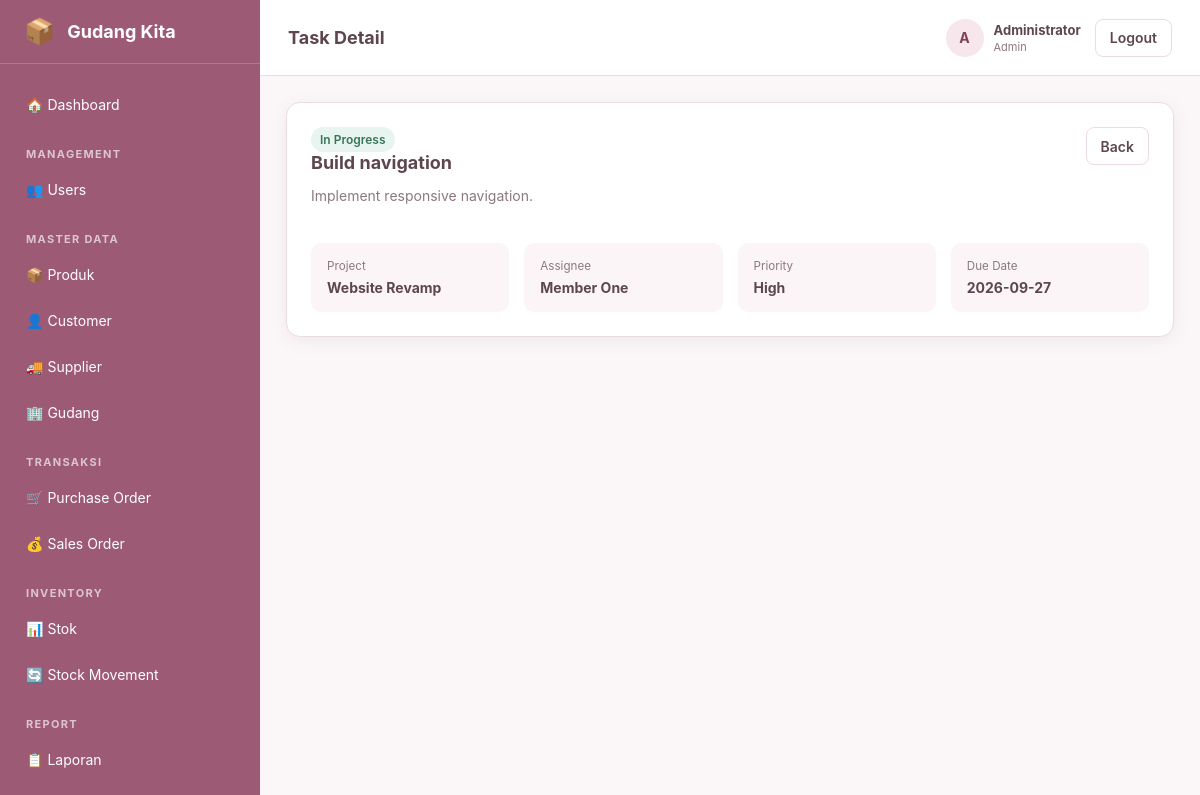
Screenshot of /?page=tasks&action=view&id=2 (signed in) with the database file from the repository.
### tables this page shows
CREATE TABLE tasks (
 id INT UNSIGNED AUTO_INCREMENT PRIMARY KEY,
 project_id INT UNSIGNED NOT NULL,
 title VARCHAR(180) NOT NULL,
 description TEXT NOT NULL,
 assignee_id INT UNSIGNED NOT NULL,
 status ENUM('To Do','In Progress','Done') NOT NULL DEFAULT 'To Do',
 priority ENUM('Low','Medium','High') NOT NULL DEFAULT 'Medium',
 due_date DATE NOT NULL,
 created_at TIMESTAMP NOT NULL DEFAULT CURRENT_TIMESTAMP,
 updated_at TIMESTAMP NOT NULL DEFAULT CURRENT_TIMESTAMP ON UPDATE CURRENT_TIMESTAMP,
 INDEX idx_tasks_project(project_id), INDEX idx_tasks_assignee_status(assignee_id,status), INDEX idx_tasks_due_status(due_date,status),
 CONSTRAINT fk_tasks_project FOREIGN KEY(project_id) REFERENCES projects(id) ON UPDATE CASCADE ON DELETE RESTRICT,
 CONSTRAINT fk_tasks_assignee FOREIGN KEY(assignee_id) REFERENCES users(id) ON UPDATE CASCADE ON DELETE RESTRICT
);

CREATE TABLE projects (
 id INT UNSIGNED AUTO_INCREMENT PRIMARY KEY,
 name VARCHAR(150) NOT NULL,
 description TEXT NOT NULL,
 status ENUM('Planning','Active','Completed','Archived') NOT NULL DEFAULT 'Planning',
 start_date DATE NOT NULL,
 target_date DATE NOT NULL,
 created_at TIMESTAMP NOT NULL DEFAULT CURRENT_TIMESTAMP,
 updated_at TIMESTAMP NOT NULL DEFAULT CURRENT_TIMESTAMP ON UPDATE CURRENT_TIMESTAMP,
 INDEX idx_projects_status(status), INDEX idx_projects_target(target_date),
 CONSTRAINT chk_project_dates CHECK(target_date >= start_date)
);

CREATE TABLE users (
 id INT UNSIGNED AUTO_INCREMENT PRIMARY KEY,
 username VARCHAR(50) NOT NULL UNIQUE,
 password VARCHAR(255) NOT NULL,
 name VARCHAR(100) NOT NULL,
 email VARCHAR(150) NULL UNIQUE,
 role ENUM('Admin','WarehouseStaff','Member') NOT NULL DEFAULT 'Member',
 is_active TINYINT(1) NOT NULL DEFAULT 1,
 created_at TIMESTAMP NOT NULL DEFAULT CURRENT_TIMESTAMP
);

### app/Controller/BaseController.php (called while the page is built, shortened)
<?php
abstract class BaseController {
 protected function view(string $view,array $data=[]): void { $data['currentUser']=Auth::user();$data['csrfField']=CsrfToken::field();$data['pageTitle']=$data['pageTitle']??'Project Activity';extract($data,EXTR_SKIP);include BASE_PATH.'/views/layouts/app.php'; }
}

### app/Controller/TaskController.php (called while the page is built, shortened)
<?php
final class TaskController extends BaseController {
 private TaskRepository $repo;private ProjectRepository $projects;private UserRepository $users;
 public function __construct(\PDO $pdo){parent::__construct($pdo);$this->repo=new TaskRepository($pdo);$this->projects=new ProjectRepository($pdo);$this->users=new UserRepository($pdo);}
 public function show(int $id):void{$t=$this->repo->find($id);if(!$t){http_response_code(404);require BASE_PATH.'/views/404.php';return;}if(Auth::role()==='Member' && (int)$t['assignee_id']!==Auth::id()){http_response_code(403);require BASE_PATH.'/views/403.php';return;}$this->view('tasks/show',['pageTitle'=>'Task Detail','task'=>$t]);}
}

### app/Repository/TaskRepository.php (called while the page is built, shortened)
<?php
final class TaskRepository {
 public function find(int $id): ?array { $s=$this->pdo->prepare('SELECT t.*,p.name project_name,p.start_date project_start,p.target_date project_target,u.name assignee_name FROM tasks t JOIN projects p ON p.id=t.project_id JOIN users u ON u.id=t.assignee_id WHERE t.id=?');$s->execute([$id]);return $s->fetch()?:null; }
}

### app/Support/helpers.php (called while the page is built, shortened)
<?php
function e(mixed $v): string { return htmlspecialchars((string)$v, ENT_QUOTES, 'UTF-8'); }

### views/tasks/show.php (the view)
<div class="card detail-card"><div class="detail-header"><div><span class="badge status-<?=strtolower(str_replace(' ','-',$task['status']))?>"><?=e($task['status'])?></span><h2><?=e($task['title'])?></h2><p class="muted"><?=e($task['description'])?></p></div><a class="btn" href="?page=tasks">Back</a></div><div class="detail-grid"><div><small>Project</small><strong><?=e($task['project_name'])?></strong></div><div><small>Assignee</small><strong><?=e($task['assignee_name'])?></strong></div><div><small>Priority</small><strong><?=e($task['priority'])?></strong></div><div><small>Due Date</small><strong><?=e($task['due_date'])?></strong></div></div></div>

### public/assets/css/style.css (style rules this page uses)
:root { --primary:#9d5a74;--primary-dark:#7f4059;--soft:#f8edf1;--line:#eadce2;--text:#5d4650;--muted:#8c7880;--white:#fff;--danger:#b8545c;--success:#3f8a68;--shadow:0 4px 18px rgba(100,55,70,.08) }
* { box-sizing:border-box }
body { margin:0;font-family:Inter,system-ui,-apple-system,BlinkMacSystemFont,"Segoe UI",sans-serif;background:#fbf7f9;color:var(--text);font-size:14px }
a { text-decoration:none;color:inherit }
.card { background:#fff;border:1px solid var(--line);border-radius:14px;box-shadow:var(--shadow);margin-bottom:20px }
.card-header h2,.detail-header h2 { margin:0 0 5px;font-size:18px }
.muted { color:var(--muted) }
.badge { display:inline-flex;padding:5px 9px;border-radius:999px;background:#f2e8ec;color:#75485a;font-size:12px;font-weight:600 }
.status-active,.status-in-progress { background:#e8f4ef;color:#39755b }
.btn { display:inline-flex;align-items:center;justify-content:center;min-height:38px;padding:8px 14px;border:1px solid var(--line);background:#fff;border-radius:8px;color:var(--text);font-weight:600 }
.detail-card { padding:24px }
.detail-header { display:flex;justify-content:space-between;gap:20px;align-items:flex-start;margin-bottom:25px }
.detail-grid { display:grid;grid-template-columns:repeat(4,1fr);gap:15px }
.detail-grid>div { background:#fbf5f7;border-radius:10px;padding:16px }
.detail-grid small { display:block;color:var(--muted);margin-bottom:6px }
html,body { max-width:100%;overflow-x:hidden }
.content,.card,.table-wrap { min-width:0;max-width:100%;overflow-x:hidden }

### rows the page displays
tasks: status "In Progress", title "Build navigation", description "Implement responsive navigation.", project.name "Website Revamp", assignee.name "Member One", priority "High", due_date "2026-09-27"

### other values shown
$ml "📦 Produk"
$ml "👤 Customer"
$ml "🚚 Supplier"
$ml "🏢 Gudang"
$pageTitle "Task Detail"
substr($currentUser['name']??'U',0,1) "A"
$currentUser['name'] "Administrator"
$currentUser['role'] "Admin"
